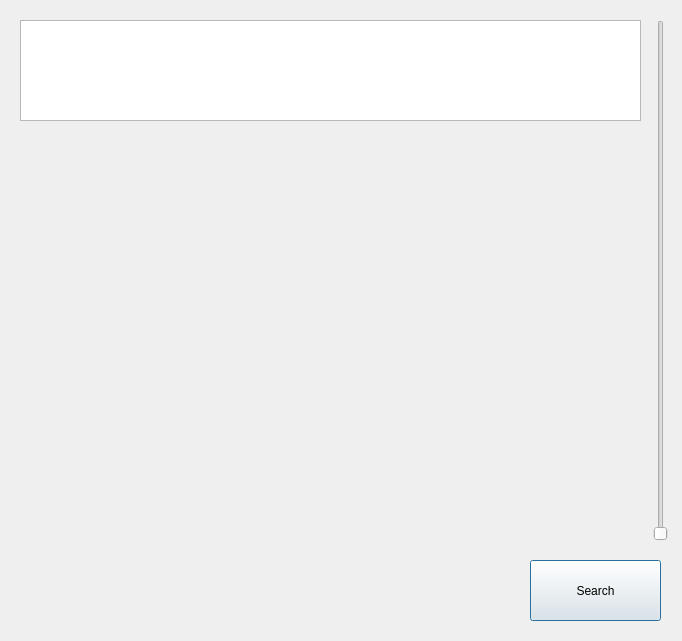
<?xml version="1.0" encoding="UTF-8"?>
<ui version="4.0">
 <class>VisitPlaceList</class>
 <widget class="QDialog" name="VisitPlaceList">
  <property name="geometry">
   <rect>
    <x>0</x>
    <y>0</y>
    <width>682</width>
    <height>641</height>
   </rect>
  </property>
  <property name="windowTitle">
   <string>Visit Place List</string>
  </property>
  <widget class="QPushButton" name="SearchButton">
   <property name="geometry">
    <rect>
     <x>530</x>
     <y>560</y>
     <width>131</width>
     <height>61</height>
    </rect>
   </property>
   <property name="text">
    <string>Search</string>
   </property>
  </widget>
  <widget class="QTextBrowser" name="textBrowser">
   <property name="geometry">
    <rect>
     <x>20</x>
     <y>20</y>
     <width>621</width>
     <height>101</height>
    </rect>
   </property>
  </widget>
  <widget class="QSlider" name="VisitPlaceListScroll">
   <property name="geometry">
    <rect>
     <x>650</x>
     <y>20</y>
     <width>22</width>
     <height>521</height>
    </rect>
   </property>
   <property name="orientation">
    <enum>Qt::Vertical</enum>
   </property>
  </widget>
 </widget>
 <resources/>
 <connections/>
</ui>
